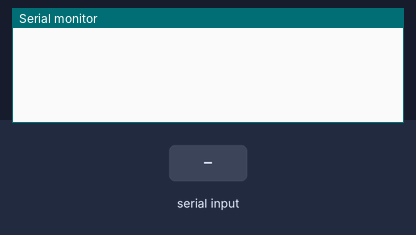
A sketch run on a simulated Arduino Uno, built with avr-gcc and run on an emulated ATmega328P. Shown: the last lines printed to the serial monitor. The test bench sets the inputs (shaded band).

Above: at 1.2 s.
1.3 s: "1" received over Serial
At 3.4 s:
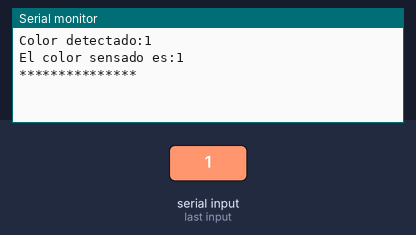
3.8 s: "0" received over Serial
At 5.2 s:
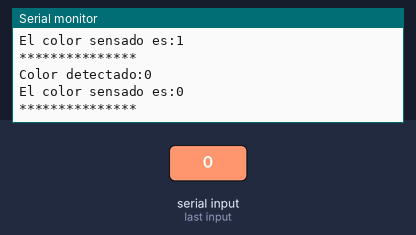
5.3 s: "2" received over Serial
At 7.6 s:
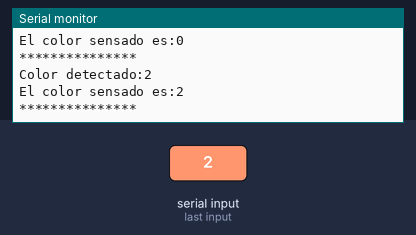

Measured:
- after the input at 1.3 s, the serial monitor: prints a new line after 1.0 s (image 1)
- after the input at 3.8 s, the serial monitor: prints a new line after 1.0 s (image 2)
- after the input at 5.3 s, the serial monitor: prints a new line after 1.0 s (image 3)

The sketch:

bt-master-json.ino
```cpp
#include <ArduinoJson.hpp>        //incluyo librerias de Json
#include <ArduinoJson.h>
#include <SoftwareSerial.h>       //incluyo libreria para cambiar pines de serial
SoftwareSerial BTMaster (8, 9);  //pin RX=8, pin TX=9
String color;
// Funcion de serializar Json
String SerializarJson()
{
    String json;
    StaticJsonDocument<300> doc;  // se crea un objeto llamado doc con 300 bytes de memoria
    doc["colour"] = ""+String(color);       //el documento colour tiende valor a rojo

    serializeJson(doc, json);     //se serializa el doc y guarda en json
    return json;
}

int str_len =SerializarJson().length()+1;
char charArray[100];

void setup() {

 Serial.begin(9600);        //Inicializa puerto serie
 BTMaster.begin(9600);    //Inicializa puerto serie de BT
 //Serial.println("Elija un color");
}

void loop() {

  if(Serial.available()>0){ //Si en el serial hay un dato
     color = Serial.readString();
       SerializarJson().toCharArray(charArray, 100);    //hago el string json en un char array
       Serial.println("Color detectado:"+String(color));
       Serial.println("El color sensado es:"+String(color));
       Serial.println("***************");
       BTMaster.write(charArray); //escribo en el bt el char array

  }

}
```
